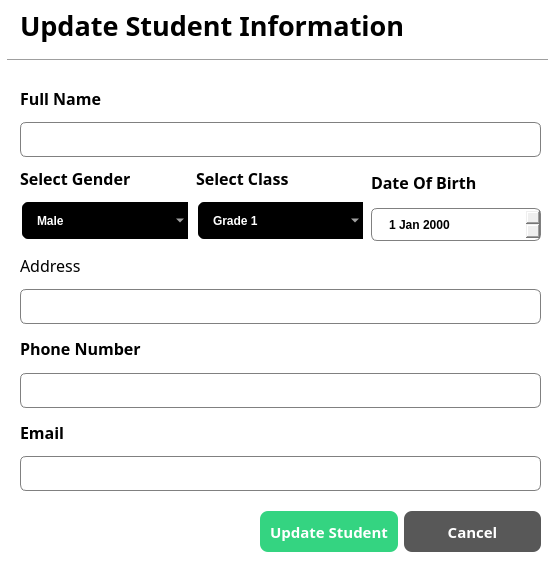
<?xml version="1.0" encoding="UTF-8"?>
<ui version="4.0">
 <class>UpdateStudentDialog</class>
 <widget class="QDialog" name="UpdateStudentDialog">
  <property name="geometry">
   <rect>
    <x>0</x>
    <y>0</y>
    <width>548</width>
    <height>584</height>
   </rect>
  </property>
  <property name="font">
   <font>
    <bold>true</bold>
   </font>
  </property>
  <property name="windowTitle">
   <string>Dialog</string>
  </property>
  <property name="styleSheet">
   <string notr="true">QDialog{
	background-color:white;
}

QLineEdit{
	border:1px solid gray;
	border-radius: 6px;
	padding-left: 15px;
	height:35px;
}

QDateEdit{
	border:1px solid gray;
	border-radius: 6px;
	padding-left: 15px;
	height:31px;
}

QComboBox{
	border:2px solid white;
	border-radius: 8px;
	padding: 1px 18px 1px 3px;
	background-color:black;
	color : white;
	height: 35px;
	padding-left: 15px;
	font-weight: bold;
	selection-background-color: #2980B9;
}</string>
  </property>
  <widget class="Line" name="line">
   <property name="geometry">
    <rect>
     <x>7</x>
     <y>50</y>
     <width>541</width>
     <height>20</height>
    </rect>
   </property>
   <property name="orientation">
    <enum>Qt::Orientation::Horizontal</enum>
   </property>
  </widget>
  <widget class="QLabel" name="label">
   <property name="geometry">
    <rect>
     <x>20</x>
     <y>5</y>
     <width>401</width>
     <height>41</height>
    </rect>
   </property>
   <property name="font">
    <font>
     <family>Poppins SemiBold</family>
     <pointsize>20</pointsize>
     <bold>true</bold>
    </font>
   </property>
   <property name="text">
    <string>Update Student Information</string>
   </property>
  </widget>
  <widget class="QWidget" name="layoutWidget">
   <property name="geometry">
    <rect>
     <x>20</x>
     <y>80</y>
     <width>521</width>
     <height>411</height>
    </rect>
   </property>
   <layout class="QVBoxLayout" name="verticalLayout_8">
    <item>
     <layout class="QVBoxLayout" name="verticalLayout">
      <item>
       <widget class="QLabel" name="label_2">
        <property name="font">
         <font>
          <family>Poppins SemiBold</family>
          <pointsize>12</pointsize>
          <bold>true</bold>
         </font>
        </property>
        <property name="text">
         <string>Full Name</string>
        </property>
       </widget>
      </item>
      <item>
       <widget class="QLineEdit" name="update_name_lineEdit">
        <property name="minimumSize">
         <size>
          <width>0</width>
          <height>35</height>
         </size>
        </property>
        <property name="maximumSize">
         <size>
          <width>16777215</width>
          <height>35</height>
         </size>
        </property>
       </widget>
      </item>
     </layout>
    </item>
    <item>
     <layout class="QHBoxLayout" name="horizontalLayout">
      <item>
       <layout class="QVBoxLayout" name="verticalLayout_5">
        <item>
         <widget class="QLabel" name="label_6">
          <property name="font">
           <font>
            <family>Poppins SemiBold</family>
            <pointsize>12</pointsize>
            <bold>true</bold>
           </font>
          </property>
          <property name="text">
           <string>Select Gender</string>
          </property>
         </widget>
        </item>
        <item>
         <widget class="QComboBox" name="update_gender_comboBox">
          <item>
           <property name="text">
            <string>Male</string>
           </property>
          </item>
          <item>
           <property name="text">
            <string>Female</string>
           </property>
          </item>
         </widget>
        </item>
       </layout>
      </item>
      <item>
       <layout class="QVBoxLayout" name="verticalLayout_6">
        <item>
         <widget class="QLabel" name="label_7">
          <property name="font">
           <font>
            <family>Poppins SemiBold</family>
            <pointsize>12</pointsize>
            <bold>true</bold>
           </font>
          </property>
          <property name="text">
           <string>Select Class</string>
          </property>
         </widget>
        </item>
        <item>
         <widget class="QComboBox" name="update_class_comboBox">
          <item>
           <property name="text">
            <string>Grade 1</string>
           </property>
          </item>
          <item>
           <property name="text">
            <string>Grade 2</string>
           </property>
          </item>
          <item>
           <property name="text">
            <string>Grade 3</string>
           </property>
          </item>
          <item>
           <property name="text">
            <string>Grade 4</string>
           </property>
          </item>
          <item>
           <property name="text">
            <string>Grade 5</string>
           </property>
          </item>
          <item>
           <property name="text">
            <string>Grade 6</string>
           </property>
          </item>
          <item>
           <property name="text">
            <string>Grade 7</string>
           </property>
          </item>
          <item>
           <property name="text">
            <string>Grade 8</string>
           </property>
          </item>
          <item>
           <property name="text">
            <string>Grade 9</string>
           </property>
          </item>
          <item>
           <property name="text">
            <string>Grade 10</string>
           </property>
          </item>
          <item>
           <property name="text">
            <string>Grade 11</string>
           </property>
          </item>
          <item>
           <property name="text">
            <string>Grade 12</string>
           </property>
          </item>
         </widget>
        </item>
       </layout>
      </item>
      <item>
       <layout class="QVBoxLayout" name="verticalLayout_7">
        <item>
         <widget class="QLabel" name="label_8">
          <property name="font">
           <font>
            <family>Poppins SemiBold</family>
            <pointsize>12</pointsize>
            <bold>true</bold>
           </font>
          </property>
          <property name="text">
           <string>Date Of Birth</string>
          </property>
         </widget>
        </item>
        <item>
         <widget class="QDateEdit" name="update_dob_dateEdit">
          <property name="font">
           <font>
            <bold>true</bold>
           </font>
          </property>
         </widget>
        </item>
       </layout>
      </item>
     </layout>
    </item>
    <item>
     <layout class="QVBoxLayout" name="verticalLayout_2">
      <item>
       <widget class="QLabel" name="label_3">
        <property name="font">
         <font>
          <family>Poppins Medium</family>
          <pointsize>12</pointsize>
          <bold>false</bold>
         </font>
        </property>
        <property name="text">
         <string>Address</string>
        </property>
       </widget>
      </item>
      <item>
       <widget class="QLineEdit" name="update_address_lineEdit">
        <property name="minimumSize">
         <size>
          <width>0</width>
          <height>35</height>
         </size>
        </property>
        <property name="maximumSize">
         <size>
          <width>16777215</width>
          <height>35</height>
         </size>
        </property>
       </widget>
      </item>
     </layout>
    </item>
    <item>
     <layout class="QVBoxLayout" name="verticalLayout_3">
      <item>
       <widget class="QLabel" name="label_4">
        <property name="font">
         <font>
          <family>Poppins SemiBold</family>
          <pointsize>12</pointsize>
          <bold>true</bold>
         </font>
        </property>
        <property name="text">
         <string>Phone Number</string>
        </property>
       </widget>
      </item>
      <item>
       <widget class="QLineEdit" name="update_phone_lineEdit">
        <property name="minimumSize">
         <size>
          <width>0</width>
          <height>35</height>
         </size>
        </property>
        <property name="maximumSize">
         <size>
          <width>16777215</width>
          <height>35</height>
         </size>
        </property>
       </widget>
      </item>
     </layout>
    </item>
    <item>
     <layout class="QVBoxLayout" name="verticalLayout_4">
      <item>
       <widget class="QLabel" name="label_5">
        <property name="font">
         <font>
          <family>Poppins SemiBold</family>
          <pointsize>12</pointsize>
          <bold>true</bold>
         </font>
        </property>
        <property name="text">
         <string>Email</string>
        </property>
       </widget>
      </item>
      <item>
       <widget class="QLineEdit" name="update_email_lineEdit">
        <property name="minimumSize">
         <size>
          <width>0</width>
          <height>35</height>
         </size>
        </property>
        <property name="maximumSize">
         <size>
          <width>16777215</width>
          <height>35</height>
         </size>
        </property>
       </widget>
      </item>
     </layout>
    </item>
   </layout>
  </widget>
  <widget class="QWidget" name="layoutWidget">
   <property name="geometry">
    <rect>
     <x>260</x>
     <y>510</y>
     <width>281</width>
     <height>43</height>
    </rect>
   </property>
   <layout class="QHBoxLayout" name="horizontalLayout_2">
    <item>
     <widget class="QPushButton" name="updateStudent_btn">
      <property name="minimumSize">
       <size>
        <width>0</width>
        <height>41</height>
       </size>
      </property>
      <property name="font">
       <font>
        <family>Poppins SemiBold</family>
        <pointsize>-1</pointsize>
        <bold>true</bold>
       </font>
      </property>
      <property name="styleSheet">
       <string notr="true">QPushButton{
	background-color:#34D481;
	color:white;
	border:none;
	border-radius:8px;
	font-weight:bold;
	font-size: 15px;
}</string>
      </property>
      <property name="text">
       <string>Update Student</string>
      </property>
     </widget>
    </item>
    <item>
     <widget class="QPushButton" name="update_cancel_btn">
      <property name="minimumSize">
       <size>
        <width>0</width>
        <height>41</height>
       </size>
      </property>
      <property name="font">
       <font>
        <family>Poppins SemiBold</family>
        <pointsize>-1</pointsize>
        <bold>true</bold>
       </font>
      </property>
      <property name="styleSheet">
       <string notr="true">QPushButton{
	background-color:#585858;
	color:white;
	border:none;
	border-radius:8px;
	font-weight:bold;
	font-size: 15px;
}</string>
      </property>
      <property name="text">
       <string>Cancel</string>
      </property>
     </widget>
    </item>
   </layout>
  </widget>
 </widget>
 <resources/>
 <connections/>
</ui>
